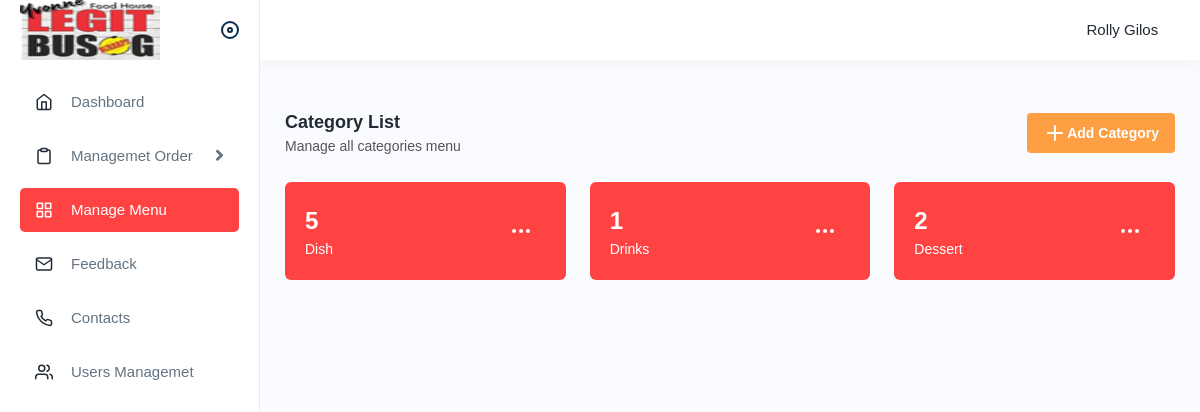
Page /v1/cat/list (signed in) on the committed database.
### main/models.py (models this page shows, shortened)
class Category(models.Model):
    user = models.ForeignKey(User, on_delete=models.SET_NULL, null=True)
    category_name = models.CharField(max_length=100, null=False)
    img = models.ImageField(upload_to='category', null=True)
    timestamp = models.DateTimeField(default=now)

### main/decorators.py (the view)
        def wrapper_func(response, *args, **kwargs):
            group = None
            if response.user.groups.exists():
                group = response.user.groups.all()[0].name
                if group in allowed_roles:
                    return view_func(response, *args, **kwargs)
                else:
                    return HttpResponse('You are not authorize to view this page')
            return HttpResponse('You are not authorize to view this page')

### main/views.py (called while the page is built, shortened)
@login_required
@allowed_users(allowed_roles=['admin'])
def adminCatList(request):
    cat = Category.objects.all()
    category_product_counts = {}
    for category in cat:
        product_count = ProductInfo.objects.filter(
            category=category.category_name).count()
        category_product_counts[category.category_name] = product_count
    return render(request, 'main/admin/categorylist.html', {
        'cat': cat,
        'category_product_counts': category_product_counts,
    })  # Admin

### main/templates/main/admin/categorylist.html (shortened to what this page needs)
{% extends '../admin-layout.html' %}
{% block content %}
<div class="content">
    {% load static %}
    <div class="page-header">
        <div class="page-title">
            <h4>Category List</h4>
            <h6>Manage all categories menu</h6>
        </div>
        <div class="page-btn">
            <a class="btn btn-added" data-bs-toggle="modal" id="" data-bs-target="#add"><i data-feather="plus"></i>Add
                Category</a>
        </div>
    </div>
    <div class="row">
        {% for c in cat %}
        <div class="col-lg-4 col-sm-6 col-12">
            <div class="dash-count das2">
                <div class="dash">
                    {% for key, value in category_product_counts.items %}
                    {% if key == c.category_name %}
                    <h4>{{ value }}</h4>
                    {% endif %}
                    {% endfor %}
                    <h5>{{ c.category_name }}</h5>
                </div>
                <div class="flex">
                    <div class="dropdown">
                        <button class="btn btn-das2 text-white" type="button" id="dropdownMenuButton1"
                                data-bs-toggle="dropdown" aria-expanded="false">
                            <i data-feather="more-horizontal"></i>
                        </button>
                    </div>
                </div>
            </div>
        </div>
        {% endfor %}
    </div>
</div>
{% endblock %}

### main/templates/main/admin-layout.html (shortened to what this page needs)
{% load static %}
<html>
<head>
    <link rel="stylesheet" href="{% static 'vendor/css/bootstrap.min.css' %}">
    <link rel="stylesheet" href="{% static 'vendor/css/animate.css' %}">
    <link rel="stylesheet" href="{% static 'vendor/css/dataTables.bootstrap4.min.css' %}">
    <link rel="stylesheet" href="{% static 'vendor/plugins/fontawesome/css/fontawesome.min.css' %}">
    <link rel="stylesheet" href="{% static 'vendor/plugins/fontawesome/css/all.min.css' %}">
    <link rel="stylesheet" href="{% static 'vendor/css/style.css' %}">
</head>
<body>
    <div class="main-wrapper">
        <div class="header">
            <div class="header-left active" style="overflow:hidden">
                <a href="{% url 'admin.index' %}" class="logo">
                    <img src="{% static 'img/logo-small.jpg' %}" alt="">
                </a>
                <a id="toggle_btn" href="javascript:void(0);">
                </a>
            </div>
            <ul class="nav user-menu">
                <li class="nav-item dropdown has-arrow main-drop">
                    <a href="javascript:void(0);" class="dropdown-toggle nav-link userset" data-bs-toggle="dropdown">
                        <small class="p-2">{{ user.first_name | title }} {{ user.last_name | title}}</small>
                    </a>
                </li>
            </ul>
        </div>
        <div class="sidebar" id="sidebar">
            <div class="sidebar-inner slimscroll">
                <div id="sidebar-menu" class="sidebar-menu">
                    <ul>
                        {% url 'admin.index' as admin_index_url %}
                        <li class="{% if request.path == admin_index_url %}active{% endif %}"><a href="{% url 'admin.index' %}"><i class="me-2"
                                   data-feather="home"></i><span>Dashboard</span></a></li>
                        <li class="submenu">
                            <a href="javascript:void(0);" class=""><i class="me-2"
                                   data-feather="clipboard"></i><span>Managemet Order</span> <span
                                      class="menu-arrow"></span></a>
                                {% url 'admin_pending_order' as admin_pending_order_url %}
                                {% url 'admin_process_order' as admin_process_order_url %}
                                {% url 'admin_completed_order' as admin_completed_order_url %}
                                {% url 'admin_cancelled_order' as admin_cancelled_order_url %}
                        </li>
                        {% url 'admin_cat_list' as admin_cat_list_url %}
                        <li class="{% if request.path == admin_cat_list_url %}active{% endif %}"><a href="{% url 'admin_cat_list' %}"><i class="me-2"
                                   data-feather="grid"></i><span>Manage Menu</span></a></li>
                        {% url 'admin_feedback_list' as admin_feedback_list_url %}
                        <li class="{% if request.path == admin_feedback_list_url %}active{% endif %}"><a href="{% url 'admin_feedback_list' %}"><i class="me-2"
                                   data-feather="mail"></i><span>Feedback</span></a></li>
                        {% url 'admin_messages_list' as admin_messages_list_url %}
                        <li class="{% if request.path == admin_messages_list_url %}active{% endif %}"><a href="{% url 'admin_messages_list' %}"><i class="me-2"
                                              data-feather="phone"></i><span>Contacts</span></a></li>
                        {% url 'admin_account_list' as admin_account_list_url %}
                        <li class="{% if request.path == admin_account_list_url %}active{% endif %}"><a href="{% url 'admin_account_list' %}"><i class="me-2"
                                   data-feather="users"></i><span>Users
                                    Managemet</span></a></li>
                    </ul>
                </div>
            </div>
        </div>
        <main class="py-4">
            <div class="page-wrapper">
                {% block content %}
                {% endblock %}
            </div>
        </main>
    </div>
</body>
</html>

### main/templates/main/admin-layout.html (style rules this page uses)
.logo img { height: 60px; }

### rows in the picture
Category: category_product_counts "5", category_name "Dish"
Category: category_product_counts "1", category_name "Drinks"
Category: category_product_counts "2", category_name "Dessert"

### other values in the picture
{{ user.first_name | title }} "Rolly"
{{ user.last_name | title }} "Gilos"
